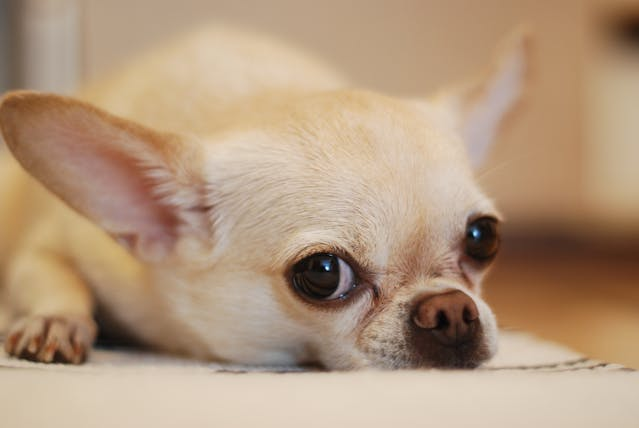
#> input picture image/dog.jpg, 639 x 428 px
$ jupyter execute test.ipynb
#> lines starting #> are read from the running program, lines starting #| are printed output that depends on the picture; after the words box and inside, x2 and y2 are one past the last pixel; in counts of white or black regions, pixels touching at a corner belong together
[cell 1]
import cv2
dog = "image/dog.jpg"

[cell 2]
img = cv2.imread("image/dog.jpg")
#> img is the input picture: shape (428, 639, 3); mean B, G, R 126.2, 152.1, 178.9
print(img)
#> (printed output is left out)

[cell 3]
cv2.imshow("image",img)
key = cv2.waitKey(0)
#> (key q is pressed here)
print(key)
cv2.destroyAllWindows()

[cell 4]
img_defult = cv2.imread(dog,cv2.IMREAD_COLOR)
img_gray = cv2.imread(dog,cv2.IMREAD_GRAYSCALE)
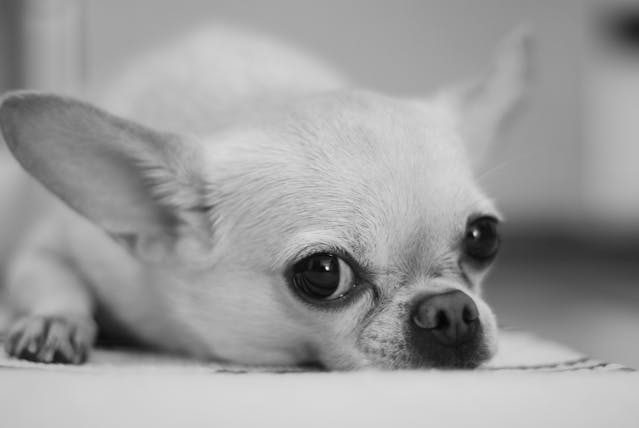
#> img_gray: shape (428, 639); min 0, max 250, mean 157.1
img_unchanged = cv2.imread(dog,cv2.IMREAD_UNCHANGED)
cv2.imshow("defult",img_defult)
cv2.imshow("gray",img_gray)
cv2.imshow("unchange",img_unchanged)
key = cv2.waitKey(0)
#> (key q is pressed here)
print(key)
cv2.destroyAllWindows()

[cell 5]
img_defult = cv2.imread(dog,cv2.IMREAD_COLOR)
img_gray = cv2.imread(dog,cv2.IMREAD_GRAYSCALE)
img_unchanged = cv2.imread(dog,cv2.IMREAD_UNCHANGED)

height, weight, channel = img_defult.shape
#> height = 428; weight = 639; channel = 3
print(height,weight,channel)
#| 428 639 3

[cell 6]
cc = cv2.imread("image/dog.jpg")
cv2.imshow("dog",cc)
key = cv2.waitKey(0)
#> (key q is pressed here)
if key == ord("q"):
    cv2.destroyAllWindows()

print(key)

[cell 7]
gray = cv2.imread("image/dog.jpg",cv2.IMREAD_GRAYSCALE)
cv2.imwrite("output/graydog.jpg",gray)
cv2.imshow("gary",gray)
key = cv2.waitKey(0)
#> (key q is pressed here)
if key == ord("q"):
    cv2.destroyAllWindows()

[cell 8]
import cv2
whale = "videos/whale.mp4"

[cell 9]
cap = cv2.VideoCapture(whale)

while cap.isOpened():
    ret, frame = cap.read()
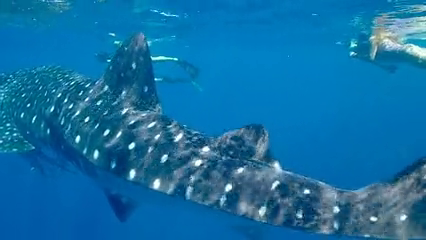
#> input picture frame 46 of videos/whale.mp4, 426 x 240 px
#> frame is the input picture: shape (240, 426, 3); mean B, G, R 164.8, 111.9, 17.9

    if not ret:
        break

    cv2.imshow("video",frame)

    if cv2.waitKey(1) == ord("q"):
#> (key q is pressed here)
        break

cap.release()
cv2.destroyAllWindows()

[cell 10]
import numpy as np
import cv2

img = np.zeros((460,630,3), dtype= np.uint8)
cv2.imshow("img",img)
cv2.waitKey()
cv2.destroyAllWindows()

[cell 11]
img = np.zeros((460,630,3), dtype= np.uint8)
img[100:200, 200:300] = (255,255,255)

cv2.imshow("img",img)
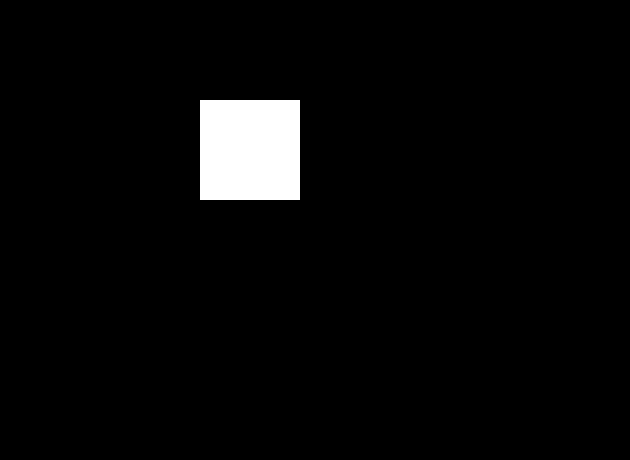
#> window 'img': shape (460, 630, 3); 3.5% white; 1 white region, box (x1, y1, x2, y2) and area: (200, 100, 300, 200) 10000
cv2.waitKey(0)
cv2.destroyAllWindows()

[cell 12]
img = np.zeros((460,630,3),dtype = np.uint8)

COLOR = (0,255,255)
THICKNESS = 3

cv2.line(img,(50,100),(400,50),COLOR,THICKNESS,cv2.LINE_4)
cv2.line(img,(50,200),(400,150),COLOR,THICKNESS,cv2.LINE_8)
cv2.line(img,(50,300),(400,250),COLOR,THICKNESS,cv2.LINE_AA)

cv2.imshow("img",img)
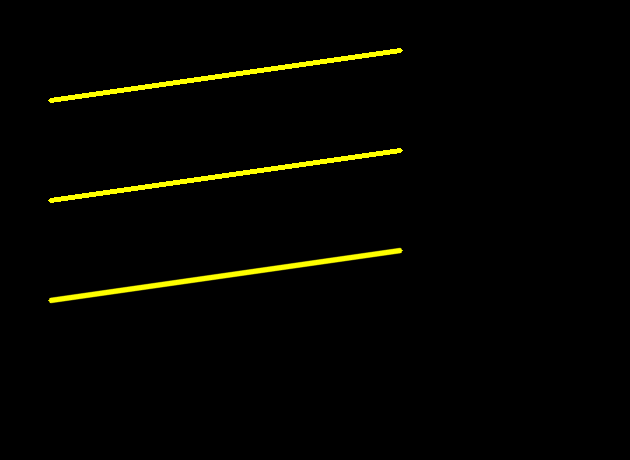
#> window 'img': shape (460, 630, 3); mean B, G, R 0, 4.8, 4.8
cv2.waitKey(0)
cv2.destroyAllWindows()

[cell 13]
cap = cv2.VideoCapture("videos/whale.mp4")

if not cap.isOpened():
    exit()

while True:
    ret , frame = cap.read()

    if not ret:
        break

    resize = cv2.resize(frame,None,fx=1.5,fy=1.5,interpolation=cv2.INTER_AREA)

    cv2.imshow("resize",resize)
    cv2.imshow("frame",frame)

    if cv2.waitKey(1) == ord('q'):
#> (key q is pressed here)
        break

cap.release()
cv2.destroyAllWindows()

[cell 14]
import cv2
import numpy as np

img = cv2.imread("image/dog.jpg")

size_up = cv2.pyrUp(img)
size_down = cv2.pyrDown(img)

cv2.imshow("size_up",size_up)
cv2.imshow("size_down",size_down)
cv2.imshow("original",img)

cv2.waitKey(0)
cv2.destroyAllWindows
